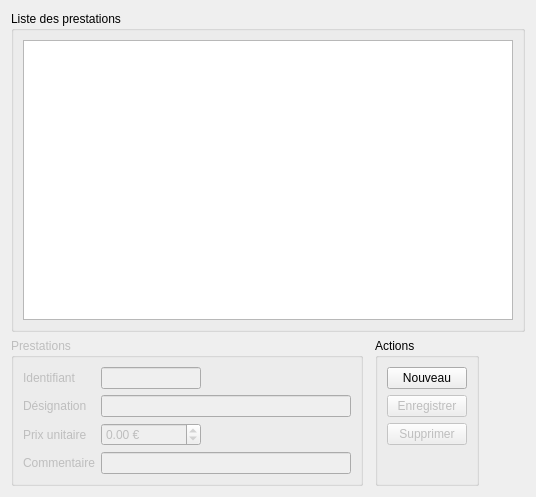
      <widget class="QWidget" name="tArticle">
       <attribute name="title">
        <string>Prestations</string>
       </attribute>
       <layout class="QGridLayout" name="gridLayout">
        <item row="0" column="0" rowspan="2" colspan="4">
         <widget class="QGroupBox" name="artlGroupBox">
          <property name="sizePolicy">
           <sizepolicy hsizetype="Expanding" vsizetype="Expanding">
            <horstretch>0</horstretch>
            <verstretch>0</verstretch>
           </sizepolicy>
          </property>
          <property name="title">
           <string>Liste des prestations</string>
          </property>
          <layout class="QGridLayout" name="gridLayout_6">
           <item row="0" column="0">
            <widget class="QTableView" name="aList">
             <property name="sizePolicy">
              <sizepolicy hsizetype="Expanding" vsizetype="Expanding">
               <horstretch>0</horstretch>
               <verstretch>0</verstretch>
              </sizepolicy>
             </property>
             <property name="minimumSize">
              <size>
               <width>0</width>
               <height>280</height>
              </size>
             </property>
             <property name="editTriggers">
              <set>QAbstractItemView::DoubleClicked</set>
             </property>
             <property name="alternatingRowColors">
              <bool>true</bool>
             </property>
             <property name="selectionMode">
              <enum>QAbstractItemView::SingleSelection</enum>
             </property>
             <property name="sortingEnabled">
              <bool>true</bool>
             </property>
             <attribute name="verticalHeaderVisible">
              <bool>false</bool>
             </attribute>
            </widget>
           </item>
          </layout>
         </widget>
        </item>
        <item row="2" column="0">
         <widget class="QGroupBox" name="artGroupBox">
          <property name="enabled">
           <bool>false</bool>
          </property>
          <property name="minimumSize">
           <size>
            <width>1</width>
            <height>1</height>
           </size>
          </property>
          <property name="maximumSize">
           <size>
            <width>500</width>
            <height>300</height>
           </size>
          </property>
          <property name="title">
           <string>Prestations</string>
          </property>
          <layout class="QFormLayout" name="formLayout_4">
           <property name="fieldGrowthPolicy">
            <enum>QFormLayout::AllNonFixedFieldsGrow</enum>
           </property>
           <item row="0" column="0">
            <widget class="QLabel" name="label_25">
             <property name="text">
              <string>Identifiant</string>
             </property>
            </widget>
           </item>
           <item row="0" column="1">
            <widget class="QLineEdit" name="aId">
             <property name="enabled">
              <bool>false</bool>
             </property>
             <property name="minimumSize">
              <size>
               <width>100</width>
               <height>0</height>
              </size>
             </property>
             <property name="maximumSize">
              <size>
               <width>100</width>
               <height>16777215</height>
              </size>
             </property>
            </widget>
           </item>
           <item row="1" column="0">
            <widget class="QLabel" name="label_23">
             <property name="text">
              <string>Désignation</string>
             </property>
            </widget>
           </item>
           <item row="1" column="1">
            <widget class="QLineEdit" name="aName">
             <property name="minimumSize">
              <size>
               <width>250</width>
               <height>0</height>
              </size>
             </property>
             <property name="maximumSize">
              <size>
               <width>250</width>
               <height>16777215</height>
              </size>
             </property>
            </widget>
           </item>
           <item row="2" column="0">
            <widget class="QLabel" name="label_26">
             <property name="text">
              <string>Prix unitaire</string>
             </property>
            </widget>
           </item>
           <item row="2" column="1">
            <widget class="QDoubleSpinBox" name="aPrice">
             <property name="minimumSize">
              <size>
               <width>100</width>
               <height>0</height>
              </size>
             </property>
             <property name="maximumSize">
              <size>
               <width>100</width>
               <height>16777215</height>
              </size>
             </property>
             <property name="suffix">
              <string> €</string>
             </property>
             <property name="minimum">
              <double>-999999.000000000000000</double>
             </property>
             <property name="maximum">
              <double>999999.000000000000000</double>
             </property>
             <property name="singleStep">
              <double>1.000000000000000</double>
             </property>
             <property name="value">
              <double>0.000000000000000</double>
             </property>
            </widget>
           </item>
           <item row="3" column="0">
            <widget class="QLabel" name="label_24">
             <property name="maximumSize">
              <size>
               <width>100</width>
               <height>16777215</height>
              </size>
             </property>
             <property name="text">
              <string>Commentaire</string>
             </property>
            </widget>
           </item>
           <item row="3" column="1">
            <widget class="QLineEdit" name="aCom">
             <property name="minimumSize">
              <size>
               <width>250</width>
               <height>0</height>
              </size>
             </property>
             <property name="maximumSize">
              <size>
               <width>250</width>
               <height>16777215</height>
              </size>
             </property>
            </widget>
           </item>
          </layout>
         </widget>
        </item>
        <item row="2" column="3">
         <spacer name="horizontalSpacer_4">
          <property name="orientation">
           <enum>Qt::Horizontal</enum>
          </property>
          <property name="sizeHint" stdset="0">
           <size>
            <width>40</width>
            <height>20</height>
           </size>
          </property>
         </spacer>
        </item>
        <item row="2" column="2">
         <widget class="QGroupBox" name="artaGroupBox">
          <property name="minimumSize">
           <size>
            <width>1</width>
            <height>1</height>
           </size>
          </property>
          <property name="maximumSize">
           <size>
            <width>150</width>
            <height>300</height>
           </size>
          </property>
          <property name="title">
           <string>Actions</string>
          </property>
          <layout class="QFormLayout" name="formLayout_6">
           <item row="0" column="0">
            <widget class="QPushButton" name="aNew">
             <property name="toolTip">
              <string>Raccourci : Ctrl+n</string>
             </property>
             <property name="text">
              <string>Nouveau</string>
             </property>
             <property name="shortcut">
              <string>Ctrl+N</string>
             </property>
            </widget>
           </item>
           <item row="1" column="0">
            <widget class="QPushButton" name="aSave">
             <property name="enabled">
              <bool>false</bool>
             </property>
             <property name="toolTip">
              <string>Raccourci : Ctrl+s</string>
             </property>
             <property name="text">
              <string>Enregistrer</string>
             </property>
             <property name="shortcut">
              <string>Ctrl+S</string>
             </property>
            </widget>
           </item>
           <item row="2" column="0">
            <widget class="QPushButton" name="aDel">
             <property name="enabled">
              <bool>false</bool>
             </property>
             <property name="toolTip">
              <string>Raccourci : Ctrl+d</string>
             </property>
             <property name="text">
              <string>Supprimer</string>
             </property>
             <property name="shortcut">
              <string>Ctrl+D</string>
             </property>
            </widget>
           </item>
          </layout>
         </widget>
        </item>
       </layout>
      </widget>
